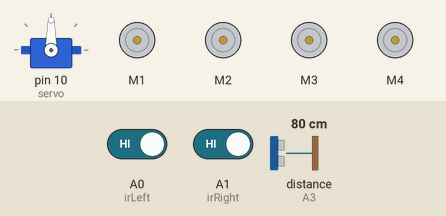
This sketch was run on a simulated Arduino Uno, built with avr-gcc and run on an emulated ATmega328P. Shown: servo, 4 × DC motor (green arrow = forward, orange = backward, longer = faster). Inputs (shaded band) come from the test bench; at power-on: A0 (irLeft) HIGH, distance to the obstacle (sensor on A3) 80 cm, A1 (irRight) HIGH. The echo pulse lasts 58.3 µs per cm.

Above: at 1.2 s.
1.3 s: A0 (irLeft) driven LOW
5.2 s: distance to the obstacle (sensor on A3) set to 14 cm
6.7 s: distance to the obstacle (sensor on A3) set to 11 cm
At 9.3 s:
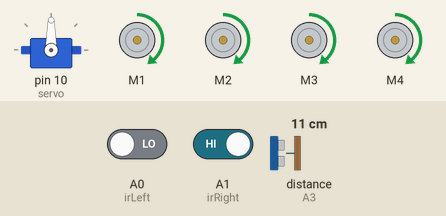
10.2 s: distance to the obstacle (sensor on A3) set to 18 cm
At 10.9 s:
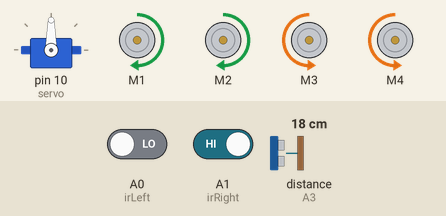
11.8 s: distance to the obstacle (sensor on A3) set to 2 cm
At 12.3 s:
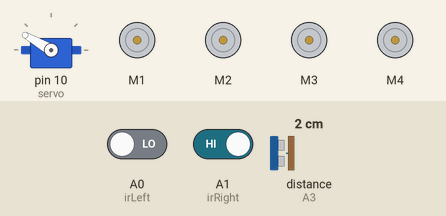
Timing chart, 0 to 17.1 s (numbered marks = the images above; inputs shaded):
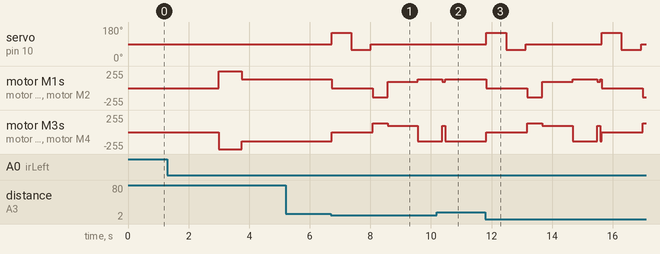

Measured:
- the behaviour switches between 13 and 12 cm on distance to the obstacle (sensor on A3) (found by bisection; images 0 and 1)
- after the input at 5.2 s, every drawn part: stays the same
- after the input at 6.7 s, servo on pin 10 (servo): 90° → 150° at once, → 60° 0.65 s later, → 90° 0.65 s later; motor M1: forward 135/255 → stopped at once, → backward 135/255 1.4 s later, → forward 95/255 0.50 s later, → forward 135/255 1.0 s later
- after the input at 10.2 s, servo on pin 10 (servo): stays 90° (without the input it goes to 150° after 0.32 s); motor M1, motor M2: goes on until 10.5 s, then stays forward 135/255; motor M3, motor M4: goes on until 10.5 s, then stays backward 135/255
- after the input at 11.8 s, servo on pin 10 (servo): 90° → 150° at once, → 60° 0.65 s later, → 90° 0.65 s later, → 150° 2.5 s later, … (6 changes in this stretch); motor M1: forward 135/255 → stopped at once, → backward 135/255 1.4 s later, → forward 95/255 0.50 s later, → forward 135/255 1.0 s later, … (7 changes in this stretch)

The sketch:

3_Project_Code.ino
```cpp
#include <NewPing.h>
#include <Servo.h>
#include <AFMotor.h>

//hc-sr04 sensor
#define TRIGGER_PIN A2
#define ECHO_PIN A3
#define max_distance 50

//ir sensor
#define irLeft A0
#define irRight A1

//motor
#define MAX_SPEED 200
#define MAX_SPEED_OFFSET 20

Servo servo;

NewPing sonar(TRIGGER_PIN, ECHO_PIN, max_distance);

AF_DCMotor motor1(1, MOTOR12_1KHZ);
AF_DCMotor motor2(2, MOTOR12_1KHZ);
AF_DCMotor motor3(3, MOTOR34_1KHZ);
AF_DCMotor motor4(4, MOTOR34_1KHZ);


int distance = 0;
int leftDistance;
int rightDistance;
boolean object;
int general_speed = 95;
int turning_speed = 255;
int lr_speed = 135;

void setup() {
  //Serial.begin(9600);
  pinMode(irLeft, INPUT);
  pinMode(irRight, INPUT);
  servo.attach(10);
  servo.write(90);

  motor1.setSpeed(general_speed);
  motor2.setSpeed(general_speed);
  motor3.setSpeed(general_speed);
  motor4.setSpeed(general_speed);
}

void loop() {
  if (digitalRead(irLeft) == 0  && digitalRead(irRight) == 0 ) {
    objectAvoid();
    //forword
  }
  else if (digitalRead(irLeft) == 0 && digitalRead(irRight) == 1 ) {
    objectAvoid();
    //Serial.println("TL");
    //leftturn
    moveLeft();
  }
  else if (digitalRead(irLeft) == 1 && digitalRead(irRight) == 0 ) {
    objectAvoid();
    //Serial.println("TR");
    //rightturn
    moveRight();
  }
  else if (digitalRead(irLeft) == 1 && digitalRead(irRight) == 1 ) {
    Stop();
    delay(3000);
    stopturn();
    delay(700);

  }
}

void objectAvoid() {
  distance = getDistance();
  if (distance <= 12) {
    //stop
    Stop();
    //Serial.println("Stop");

    lookLeft();
    lookRight();
    delay(50);
    if (rightDistance <= leftDistance) {
      //left
      object = true;
      turn();
      //Serial.println("moveLeft");
    } else {
      //right
      object = false;
      turn();
      //Serial.println("moveRight");
    }
    delay(100);
  }
  else {
    //forword
    //Serial.println("moveforword");
    moveForward();
  }
}

int getDistance() {
  delay(50);
  int cm = sonar.ping_cm();
  if (cm == 0) {
    cm = 100;
  }
  return cm;
}

int lookLeft () {
  //lock left
  servo.write(150);
  delay(500);
  leftDistance = getDistance();
  delay(100);
  servo.write(90);
  //Serial.print("Left:");
  Serial.print(leftDistance);
  return leftDistance;
  delay(100);
}

int lookRight() {
  //lock right
  servo.write(60);
  delay(500);
  rightDistance = getDistance();
  delay(100);
  servo.write(90);
  //Serial.print("   ");
  //Serial.print("Right:");
  //Serial.println(rightDistance);
  return rightDistance;
  delay(100);
}
void Stop() {
  motor1.run(RELEASE);
  motor2.run(RELEASE);
  motor3.run(RELEASE);
  motor4.run(RELEASE);
}
void moveForward() {
  motor1.setSpeed(general_speed);
  motor1.run(FORWARD);
  motor2.setSpeed(general_speed);
  motor2.run(FORWARD);
  motor3.setSpeed(general_speed);
  motor3.run(FORWARD);
  motor4.setSpeed(general_speed);
  motor4.run(FORWARD);
}
void moveBackward() {
  motor1.setSpeed(general_speed);
  motor1.run(BACKWARD);
  motor2.setSpeed(general_speed);
  motor2.run(BACKWARD);
  motor3.setSpeed(general_speed);
  motor3.run(BACKWARD);
  motor4.setSpeed(general_speed);
  motor4.run(BACKWARD);

}
void turn() {
  if (object == false) {
   //Serial.println("turn Right");
    moveLeft();
    delay(500);
    moveForward();
    delay(1000);
    moveRight();
    delay(800);
    if (digitalRead(irRight) == 1) {
      loop();
    } else {
      moveForward();
    }
  }
  else {
    moveRight();
    delay(500);
    moveForward();
    delay(1000);
    moveLeft();
    delay(800);
    if (digitalRead(irLeft) == 1) {
      loop();
    } else {
      moveForward();
    }
  }
}
void moveRight() {
    motor1.setSpeed(lr_speed);
    motor1.run(BACKWARD);
    motor2.setSpeed(lr_speed);
    motor2.run(BACKWARD);
    motor3.setSpeed(lr_speed);
    motor3.run(FORWARD);
    motor4.setSpeed(lr_speed);
    motor4.run(FORWARD);
}
void moveLeft() {
  motor1.setSpeed(lr_speed);
    motor1.run(FORWARD);
    motor2.setSpeed(lr_speed);
    motor2.run(FORWARD);
    motor3.setSpeed(lr_speed);
    motor3.run(BACKWARD);
    motor4.setSpeed(lr_speed);
    motor4.run(BACKWARD);
}
void stopturn() {
    motor1.setSpeed(turning_speed);
    motor1.run(FORWARD);
    motor2.setSpeed(turning_speed);
    motor2.run(FORWARD);
    motor3.setSpeed(turning_speed);
    motor3.run(BACKWARD);
    motor4.setSpeed(turning_speed);
    motor4.run(BACKWARD);
}
```
